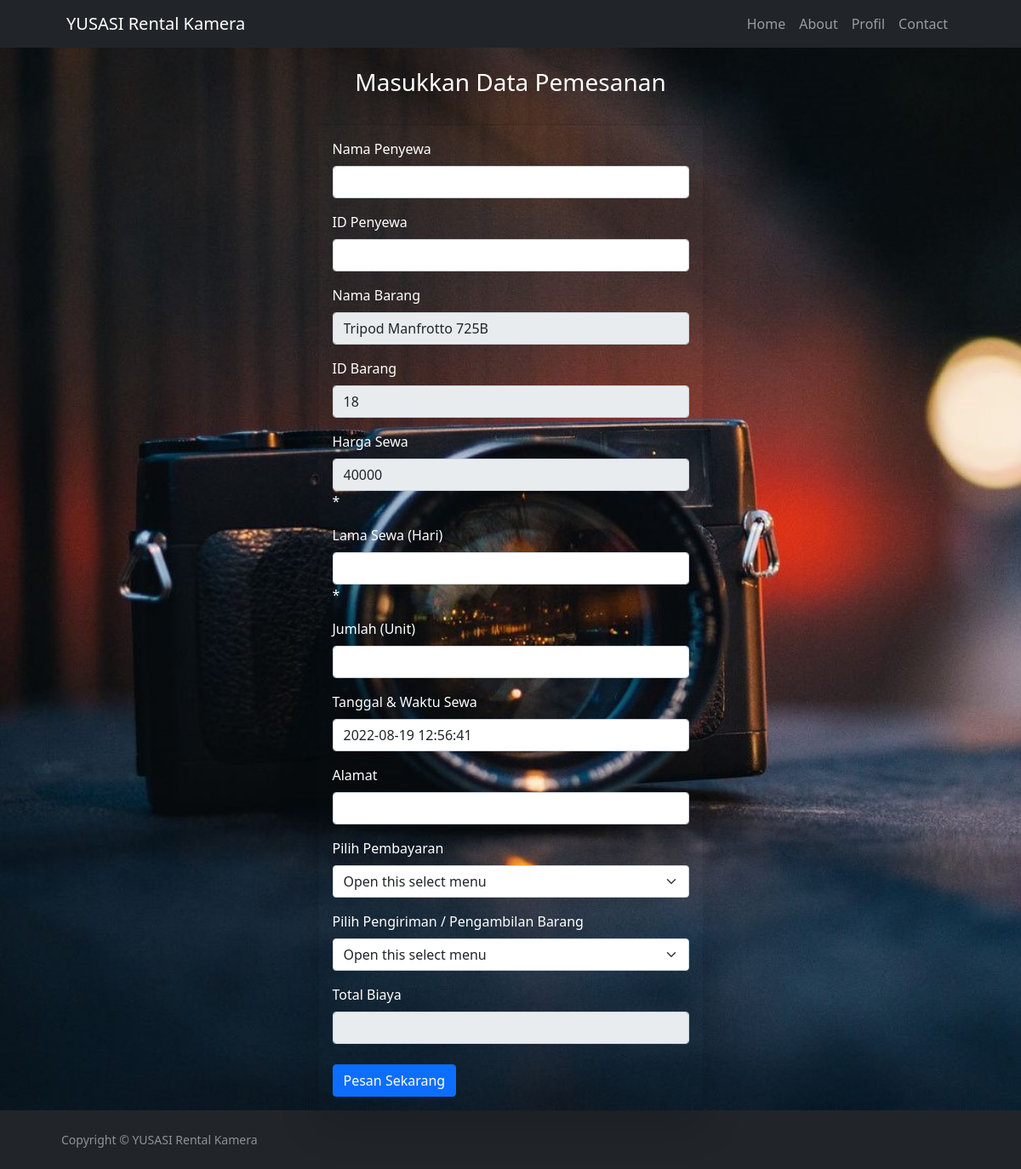
/member_view/sewa_barang/sewa_kamera.php?id=18 (signed in), run on the app's committed database.
### tables this page shows
CREATE TABLE `tb_produk` (
  `id` int(100) NOT NULL,
  `nama_barang` varchar(100) NOT NULL,
  `harga` varchar(100) NOT NULL,
  `keterangan` varchar(255) NOT NULL,
  `gambar` varchar(255) NOT NULL,
  `jenis_barang` varchar(11) NOT NULL
);

### functions.php (called while the page is built, shortened)
<?php
$conn = mysqli_connect("localhost", "root", "", "rental_kamera");
function query($query)
{
    global $conn;
    $result = mysqli_query($conn, $query);
    $rows = [];
    while ($row = mysqli_fetch_assoc($result)) {
        $rows[] = $row;
    }
    return $rows;
}

### member_view/sewa_barang/sewa_kamera.php (the view, shortened to what this page needs)
<?php
require '../../functions.php';
$id = $_GET["id"];
$row = query("SELECT * FROM tb_produk WHERE id = $id")[0];
$tanggal = date("Y-m-d H:i:s");
?>
<!DOCTYPE html>
<html lang="en">
<head>
	<link href="../../dashboard/css/styles.css" rel="stylesheet" />
	<link href="https://cdn.jsdelivr.net/npm/bootstrap@5.0.1/dist/css/bootstrap.min.css" rel="stylesheet">
</head>
<body>
	<body class="sb-nav-fixed">
		<nav class="sb-topnav navbar navbar-expand navbar-dark bg-dark">
			<nav class="navbar navbar-expand-lg navbar-light fixed-top" id="mainNav">
				<div class="container px-4 px-lg-5">
					<a class="navbar-brand" href="#page-top">YUSASI Rental Kamera</a>
					<div class="collapse navbar-collapse" id="navbarResponsive">
						<ul class="navbar-nav ms-auto">
							<li class="nav-item">
								<a class="nav-link" aria-current="page" href="dashboard.php #home">Home</a>
							</li>
							<li class="nav-item"><a class="nav-link" href="dashboard.php #about">About</a></li>
							<li class="nav-item"><a class="nav-link" href="dashboard.php #profil">Profil</a></li>
							<li class="nav-item"><a class="nav-link" href="dashboard.php #contact">Contact</a></li>
						</ul>
					</div>
				</div>
			</nav>
		</nav>
	</body>
	<div id="layoutAuthentication">
		<div id="layoutAuthentication_content">
			<main>
				<div class="container">
					<div class="row justify-content-center">
						<div class="col-lg-5">
							<div class="card shadow-lg border-0 rounded-lg mt-5 bg-transparent">
								<div class="card-header">
									<h3 class="text-center font-weight-light my-4 text-white">Masukkan Data Pemesanan</h3>
								</div>
								<div class="card-body text-white">
									<form action="" method="POST" enctype="multipart/form-data">
										<div class="mb-3">
											<label for="nama_member" class="form-label">Nama Penyewa</label>
											<input type="text" class="form-control" name="nama_member" id="nama_member" required>
										</div>
										<div class="mb-3">
											<label for="id_member" class="form-label">ID Penyewa</label>
											<input type="text" class="form-control" name="id_member" id="id_member" required>
										</div>
										<div class="mb-3">
											<label for="nama_barang" class="form-label">Nama Barang</label>
											<input type="text" readonly class="form-control" name="nama_barang" id="nama_barang" value="<?= $row['nama_barang']; ?>">
										</div>
										<div class="mb-3">
											<label for="id_barang" class="form-label">ID Barang</label>
											<input type="text" readonly class="form-control" name="id_barang" id="id_barang" value="<?= $row['id']; ?>">
										</div>
										<div class="mb-3">
											<label for="harga_sewa" class="form-label">Harga Sewa</label>
											<input type="text" readonly class="form-control" name="harga_sewa" id="harga_sewa" onkeyup="sum();" value="<?= $row['harga']; ?>"> *
										</div>
										<div class="mb-3">
											<label for="lama_sewa" class="form-label">Lama Sewa (Hari)</label>
											<input type="text" class="form-control" name="lama_sewa" id="lama_sewa" onkeyup="sum();" required> *
										</div>
										<div class="mb-3">
											<label for="jumlah" class="form-label">Jumlah (Unit)</label>
											<input type="text" class="form-control" name="jumlah" id="jumlah" onkeyup="sum();" required>
										</div>
										<div class="mb-3">
											<label for="tanggal_sewa" class="form-label">Tanggal & Waktu Sewa</label>
											<input type="" class="form-control" name="tanggal_sewa" id="tanggal_sewa" value="<?php echo $tanggal ?>">
										</div>
										<div class="mb-3">
											<label for="alamat" class="form-label">Alamat</label>
											<input type="text" class="form-control" name="alamat" id="alamat">
										</div>
										<div class="mb-3">
											<label for="pembayaran" class="form-label">Pilih Pembayaran</label>
											<select class="form-select" type="text" name="pembayaran" id="pembayaran" aria-label="Default select example">
												<option selected>Open this select menu</option>
											</select>
										</div>
										<div class="mb-3">
											<label for="pengiriman" class="form-label">Pilih Pengiriman / Pengambilan Barang</label>
											<select class="form-select" type="text" name="pengiriman" id="pengiriman" aria-label="Default select example">
												<option selected>Open this select menu</option>
											</select>
										</div>
										<div class="mb-3">
											<label for="total_biaya" class="form-label">Total Biaya</label>
											<input type="text" readonly class="form-control" name="total_biaya" id="total_biaya" required>
										</div>
										<div class="d-flex align-items-center justify-content-between mt-4 mb-0">
											<button class="btn btn-primary" button type="submit" name="submit" onclick="return confirm('Apakah Anda Yakin?');">Pesan Sekarang</button>
										</div>
									</form>
								</div>
							</div>
						</div>
					</div>
				</div>
			</main>
		</div>
	</div>
	<div id="layoutAuthentication_footer">
		<footer class="py-4 bg-dark mt-auto">
			<div class="container-fluid px-4">
				<div class="d-flex align-items-center">
					<footer class="footer bg-black small text-center text-white-50">
						<div class="container px-4 px-lg-5">Copyright &copy; YUSASI Rental Kamera</div>
					</footer>
				</div>
			</div>
		</footer>
	</div>
</body>
</html>

### member_view/sewa_barang/sewa_kamera.php (style rules this page uses)
label { display: block; }
#layoutAuthentication { background-image: url("../../dashboard/p.jpg"); background-size: cover; }

### data on the page
tb_produk: nama_barang "Tripod Manfrotto 725B", id_barang "18", harga_sewa "40000"
